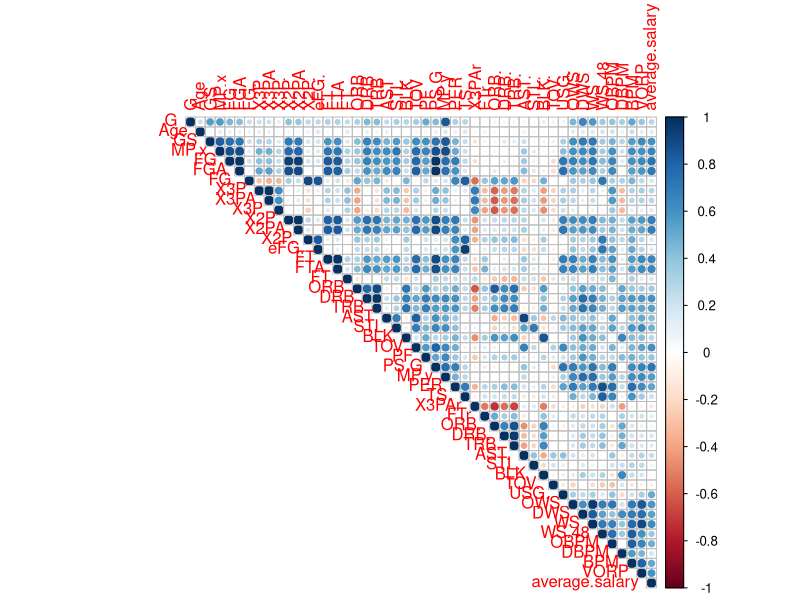
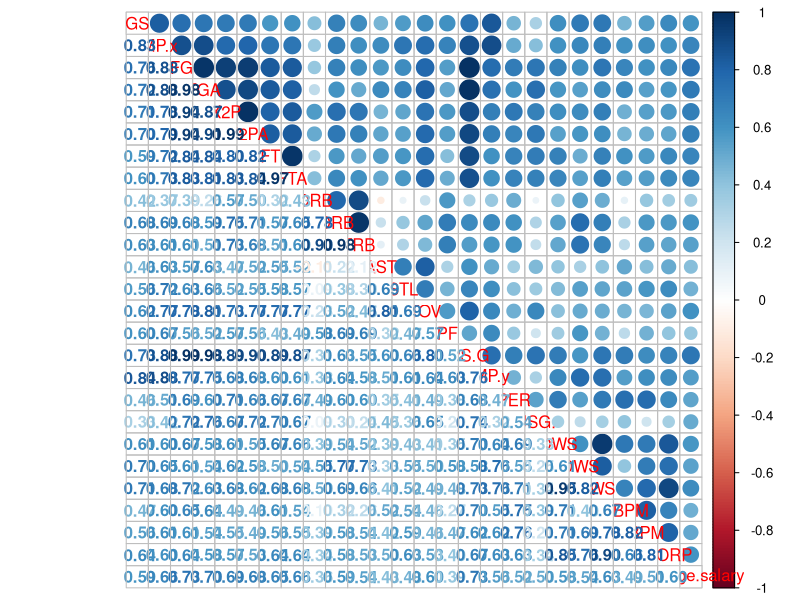
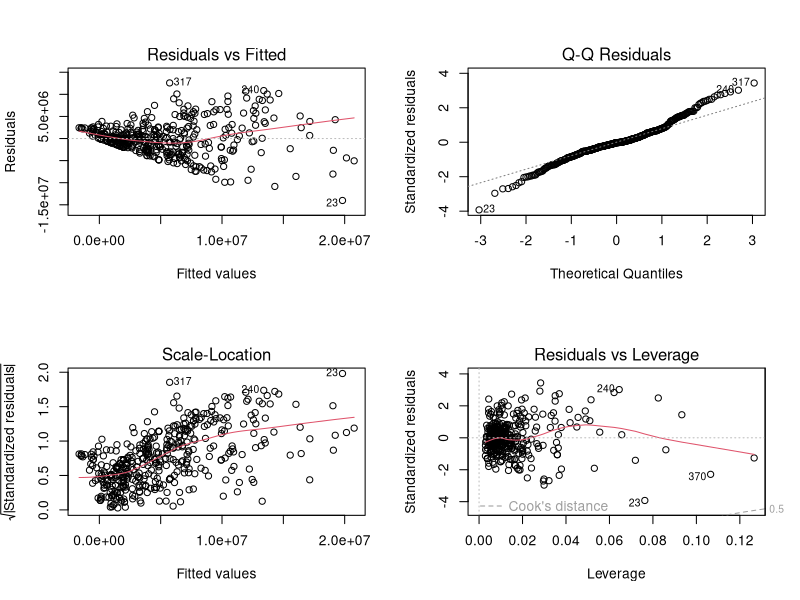
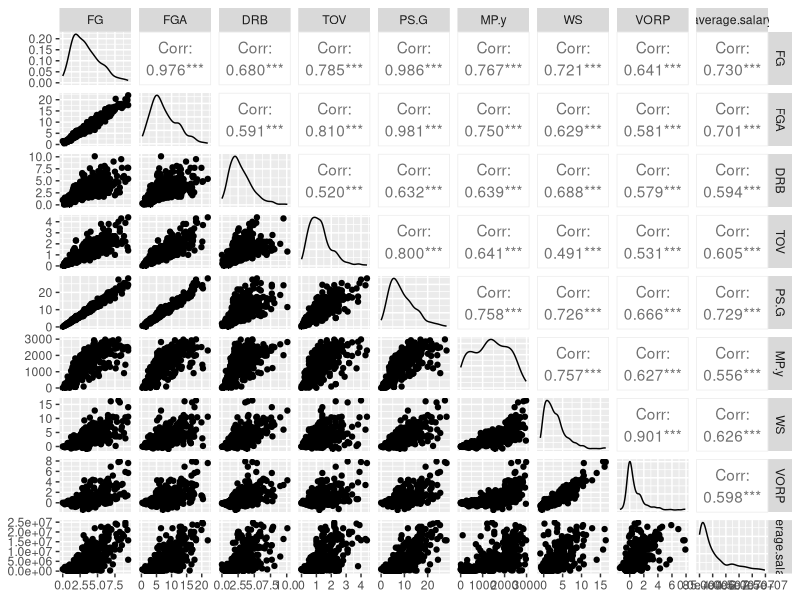
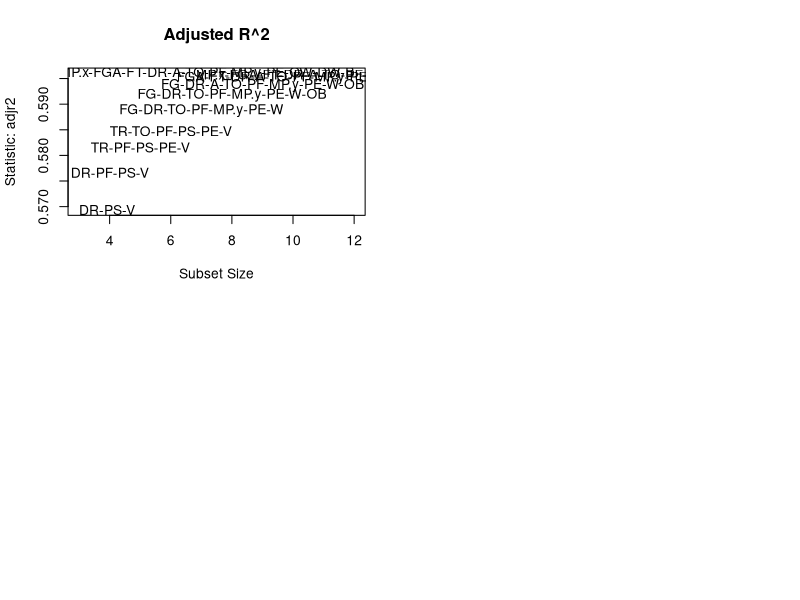
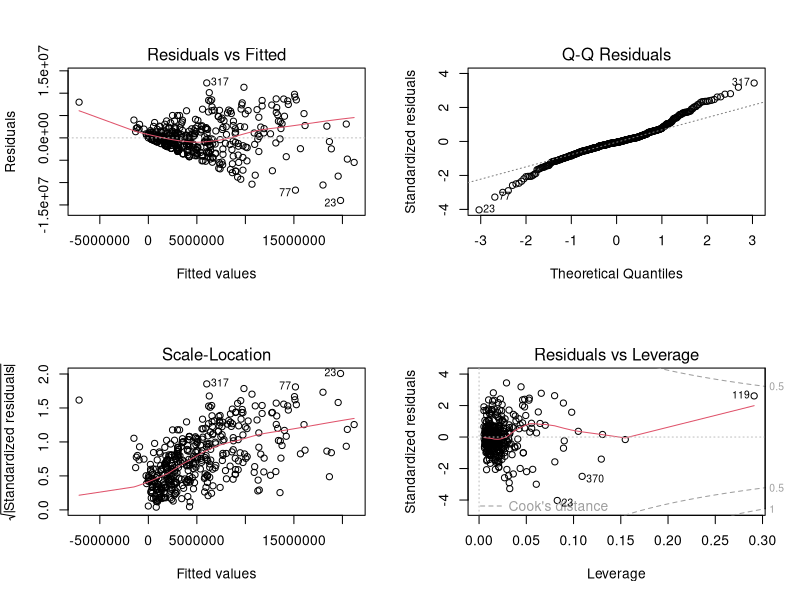

Recreate these plots in R, in order. (Note: this script raises an error after producing the figures.)
## ---- chunk 1
knitr::opts_chunk$set(echo = TRUE)
## ---- chunk 2
perGame <- read.csv("../data/player-data-wrangled/player2015/PerGame-2015wrangled.csv", stringsAsFactors = FALSE)

advStats <- read.csv("../data/player-data-wrangled/player2015/Adv-2015wrangled.csv", stringsAsFactors = FALSE)
## ---- chunk 3
pgAdv <- merge(perGame, advStats, by = c("Player","Pos","G","Tm","Age","fix"))
pgAdv <- pgAdv[-c(7,8,33,34,48,53)]
colnames(pgAdv)
## ---- chunk 4
summary(pgAdv)
## ---- chunk 5
fAgents <- read.csv('../data/salary-data/fixed-fa-signings/fixed-2015.csv', stringsAsFactors = FALSE)
fAgents <- fAgents[-c(1,2,3,4,5,6,7)]
colnames(fAgents)
## ---- chunk 6
playerFixed <- read.csv('../data/salary-data/fixed-average-salaries/fixed-2015.csv', stringsAsFactors = FALSE)
playerFixed <- playerFixed[-c(1,3,4,5,6)]
colnames(playerFixed)
## ---- chunk 7
mega2 <- merge(pgAdv, playerFixed, by.x = "fix", by.y = "name")
mega2[is.na(mega2)] <- 0
write.csv(mega2, "mega2.csv")
colnames(mega2)
## ---- chunk 8
mega <- merge(pgAdv, playerFixed[-c(1)], by.x = "fix", by.y = "name")
mega[is.na(mega)] <- 0
colnames(mega)
write.csv(mega, "mega.csv")
## ---- chunk 9
library(ggplot2)
library(GGally)
library(corrplot)
M <- cor(mega[-c(1,2,3,5)])
corrplot(M,method = "circle", type = "upper")
## ---- chunk 10
M <- cor(mega[c(7,8,9,10,15,16,19,20,22,23,24,25,26,28,29,30,31,32,43,44,45,46,48,50,51,52)])
corrplot.mixed(M, lower = "number", upper = "circle")
## ---- chunk 11
sort(M[26,],decreasing = TRUE)
## ---- chunk 12
sort(M[3,],decreasing = FALSE)
## ---- chunk 13
sort(M[22,],decreasing = FALSE)
## ---- chunk 14
sort(M[14,],decreasing = FALSE)
## ---- chunk 15
library(car)
m1 <- lm(average.salary ~ FG + WS + TOV + DRB + MP.y, data=mega)
summary(m1)
vif(m1)
## ---- chunk 16
par(mfrow=c(2,2))
plot(m1)
## ---- chunk 17
redMega <- mega[c(7,8,9,10,15,16,19,20,22,23,24,25,26,28,29,30,31,32,43,44,45,46,48,50,51,52)]
colnames(redMega)
## ---- chunk 18
ggpairs(redMega[c(3,4,10,14,16,17,22,25,26)])
## ---- chunk 19
library(leaps)
bm <- regsubsets(average.salary ~ GS + MP.x + FG + FGA + X2P + X2PA + FT + FTA + ORB + DRB + TRB + AST + STL + TOV + PF + PS.G + MP.y + PER + USG. + OWS + DWS + WS + OBPM + BPM + VORP, data = redMega, nbest=1, nvmax=NULL, force.in=NULL, force.out=NULL,method="exhaustive")
bm.sum <- summary(bm)
res.legend <-subsets(bm, statistic="adjr2", legend = FALSE, min.size = 3, max.size = 12, main = "Adjusted R^2")
## ---- chunk 20
which.max(bm.sum$adjr2)
## ---- chunk 21
bm.sum$which[10,]
## ---- chunk 22
m10 <- lm(average.salary ~ FGA + FT + DRB + AST + TOV + PF + MP.y + PER + OWS + BPM, data = redMega)
summary(m10)
vif(m10)
## ---- chunk 23
bm.sum$which[9,]
## ---- chunk 24
m9 <- lm(average.salary ~ FG + DRB + AST + TOV + PF + MP.y + PER + WS + OBPM, data = redMega)
summary(m9)
vif(m9)
## ---- chunk 25
bm.sum$which[8,]
## ---- chunk 26
m8 <- lm(average.salary ~ FG + DRB + TOV + PF + MP.y + PER + WS + OBPM, data = redMega)
summary(m8)
vif(m8)
## ---- chunk 27
par(mfrow=c(2,2))
plot(m8)
## ---- chunk 28
megaFreeAgents <- merge(pgAdv, fAgents, by.x = "fix", by.y ="name")
megaFreeAgents[is.na(megaFreeAgents)] <- 0
write.csv(megaFreeAgents, file = "mega.csv")
megaFreeAgents <- megaFreeAgents[-c(1,2,3,5)]
colnames(megaFreeAgents)
## ---- chunk 29
M <- cor(mega[c(3,4,5,6,7,11,12,15,16,18,19,20,22,26,27,40,41,42,46,47,49)])
corrplot.mixed(M, lower = "number", upper = "circle")
